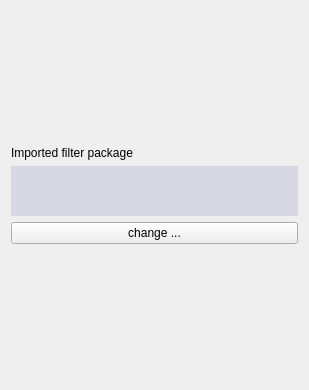
<?xml version="1.0" encoding="UTF-8"?>
<ui version="4.0">
 <class>FilterPackagePathEditor</class>
 <widget class="QWidget" name="FilterPackagePathEditor">
  <property name="geometry">
   <rect>
    <x>0</x>
    <y>0</y>
    <width>309</width>
    <height>390</height>
   </rect>
  </property>
  <property name="windowTitle">
   <string>Form</string>
  </property>
  <layout class="QVBoxLayout" name="verticalLayout">
   <item>
    <spacer name="verticalSpacer_2">
     <property name="orientation">
      <enum>Qt::Vertical</enum>
     </property>
     <property name="sizeHint" stdset="0">
      <size>
       <width>20</width>
       <height>40</height>
      </size>
     </property>
    </spacer>
   </item>
   <item>
    <widget class="QLabel" name="label">
     <property name="text">
      <string>Imported filter package</string>
     </property>
    </widget>
   </item>
   <item>
    <widget class="QLabel" name="lblInfo">
     <property name="minimumSize">
      <size>
       <width>0</width>
       <height>50</height>
      </size>
     </property>
     <property name="styleSheet">
      <string notr="true">background-color: rgba(0, 0, 120, 25);</string>
     </property>
     <property name="text">
      <string>&lt;path&gt;</string>
     </property>
     <property name="textFormat">
      <enum>Qt::RichText</enum>
     </property>
     <property name="wordWrap">
      <bool>true</bool>
     </property>
    </widget>
   </item>
   <item>
    <widget class="QPushButton" name="btnChange">
     <property name="text">
      <string>change ...</string>
     </property>
    </widget>
   </item>
   <item>
    <spacer name="verticalSpacer">
     <property name="orientation">
      <enum>Qt::Vertical</enum>
     </property>
     <property name="sizeHint" stdset="0">
      <size>
       <width>20</width>
       <height>40</height>
      </size>
     </property>
    </spacer>
   </item>
  </layout>
 </widget>
 <resources/>
 <connections/>
</ui>
